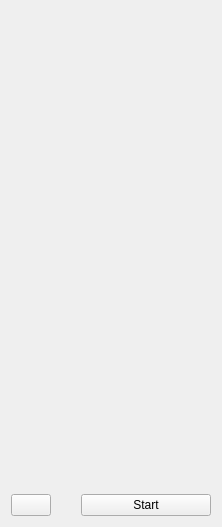
<?xml version="1.0" encoding="UTF-8"?>
<ui version="4.0">
 <class>Dashboard::CProgramPanelWidget</class>
 <widget class="QWidget" name="Dashboard::CProgramPanelWidget">
  <property name="geometry">
   <rect>
    <x>0</x>
    <y>0</y>
    <width>222</width>
    <height>527</height>
   </rect>
  </property>
  <property name="sizePolicy">
   <sizepolicy hsizetype="Minimum" vsizetype="Expanding">
    <horstretch>0</horstretch>
    <verstretch>0</verstretch>
   </sizepolicy>
  </property>
  <property name="minimumSize">
   <size>
    <width>222</width>
    <height>0</height>
   </size>
  </property>
  <property name="maximumSize">
   <size>
    <width>222</width>
    <height>16777215</height>
   </size>
  </property>
  <property name="windowTitle">
   <string>Form</string>
  </property>
  <layout class="QVBoxLayout" name="verticalLayout" stretch="1,0">
   <property name="sizeConstraint">
    <enum>QLayout::SetDefaultConstraint</enum>
   </property>
   <property name="topMargin">
    <number>3</number>
   </property>
   <item>
    <layout class="QHBoxLayout" name="horizontalLayout">
     <item>
      <widget class="QStackedWidget" name="stackedWidget">
       <property name="currentIndex">
        <number>0</number>
       </property>
       <widget class="CFavoriteProgramsPanelWidget" name="favoriteProgramsPanel"/>
       <widget class="CProgramRunningPanelWidget" name="programRunningPanel"/>
      </widget>
     </item>
    </layout>
   </item>
   <item>
    <layout class="QHBoxLayout" name="horizontalLayout_2" stretch="0,0,4">
     <property name="sizeConstraint">
      <enum>QLayout::SetMinimumSize</enum>
     </property>
     <item>
      <widget class="Dashboard::CPausePushButton" name="pauseButton">
       <property name="sizePolicy">
        <sizepolicy hsizetype="Fixed" vsizetype="Fixed">
         <horstretch>0</horstretch>
         <verstretch>0</verstretch>
        </sizepolicy>
       </property>
       <property name="minimumSize">
        <size>
         <width>14</width>
         <height>0</height>
        </size>
       </property>
       <property name="text">
        <string/>
       </property>
      </widget>
     </item>
     <item>
      <spacer name="horizontalSpacer">
       <property name="orientation">
        <enum>Qt::Horizontal</enum>
       </property>
       <property name="sizeHint" stdset="0">
        <size>
         <width>20</width>
         <height>20</height>
        </size>
       </property>
      </spacer>
     </item>
     <item>
      <widget class="Dashboard::CStartPushButton" name="startButton">
       <property name="sizePolicy">
        <sizepolicy hsizetype="Fixed" vsizetype="Preferred">
         <horstretch>0</horstretch>
         <verstretch>0</verstretch>
        </sizepolicy>
       </property>
       <property name="minimumSize">
        <size>
         <width>130</width>
         <height>0</height>
        </size>
       </property>
       <property name="text">
        <string>Start</string>
       </property>
      </widget>
     </item>
    </layout>
   </item>
  </layout>
 </widget>
 <customwidgets>
  <customwidget>
   <class>CProgramRunningPanelWidget</class>
   <extends>QWidget</extends>
   <header>Dashboard/Include/ProgramRunningPanelWidget.h</header>
   <container>1</container>
  </customwidget>
  <customwidget>
   <class>CFavoriteProgramsPanelWidget</class>
   <extends>QWidget</extends>
   <header>Dashboard/Include/FavoriteProgramsPanelWidget.h</header>
   <container>1</container>
  </customwidget>
  <customwidget>
   <class>Dashboard::CPausePushButton</class>
   <extends>QPushButton</extends>
   <header>Dashboard/Include/PausePushButton.h</header>
  </customwidget>
  <customwidget>
   <class>Dashboard::CStartPushButton</class>
   <extends>QPushButton</extends>
   <header>Dashboard/Include/StartPushButton.h</header>
  </customwidget>
 </customwidgets>
 <resources/>
 <connections/>
</ui>
